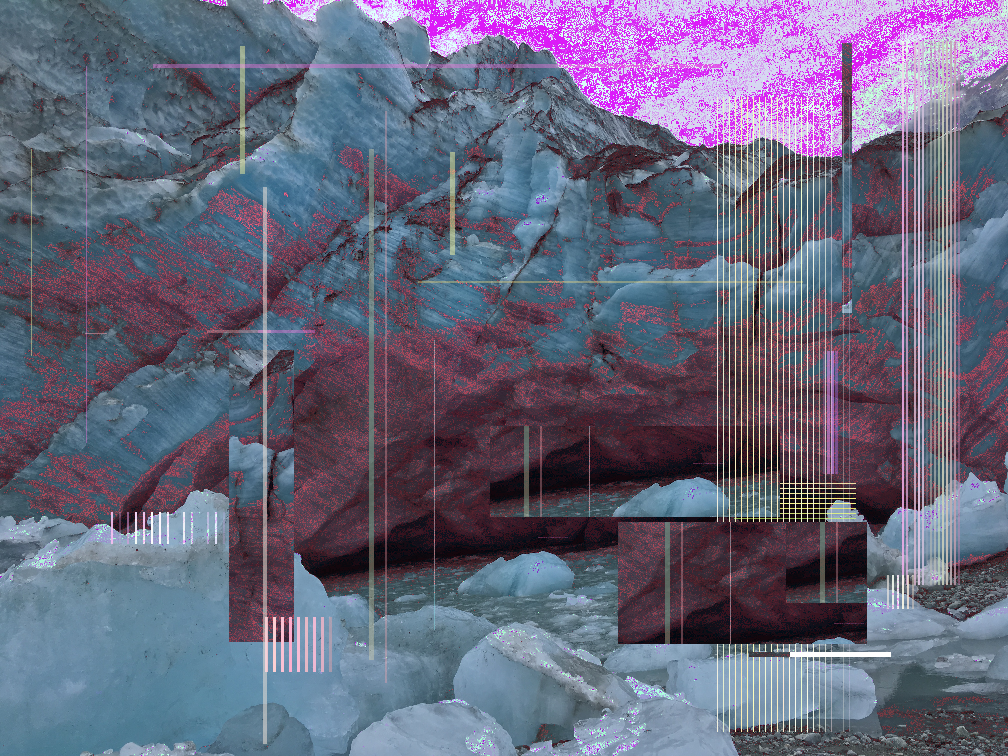
#> input picture glitches/testglitch7.png, 1008 x 756 px
$ python -i glitches.py   (imports and definitions only)
#> lines starting #> are read from the running program, lines starting #| are printed output that depends on the picture; after the words box and inside, x2 and y2 are one past the last pixel; in counts of white or black regions, pixels touching at a corner belong together
import numpy as np
import matplotlib.pyplot as plt
from matplotlib.pyplot import plot
import pandas as pd
import seaborn as sns
from PIL import *
from PIL import ImageDraw
from PIL import ImageFilter
import random
from glitches.glitches import *

'''
add_pix_line(img, n)
add_pixel(img)
add_rainbow(img, max_width=500, max_height=500):
cut_and_paste(img,n):
repeat_pix_line(img, n):
skybo(img):
redshadows(img):
chaos(img):
'''

def choices():
    print(' add_pix_line(img, n) \n add_rainbow(img, max_width=500, max_height=500) \n cut_and_paste(img,n) \n repeat_pix_line(img, n) \n skybo(img) \n redshadows(img) \n chaos(img)')

# [328 lines left out: functions add_pix_line, add_pixel, add_rainbow, cut_and_paste, repeat_pix_line, skybo and 3 more, not called in this run]

>>> from PIL import Image
>>> picture = Image.open('testglitch7.png')
#> picture is the input picture: PIL image 1008x756 RGBA; mean R, G, B, A 99.7, 98.6, 120.8, 248.8
>>> result = skybo(picture)
#> in skybo, `mask = source[B].point(lambda i: i >200 and 255)`:
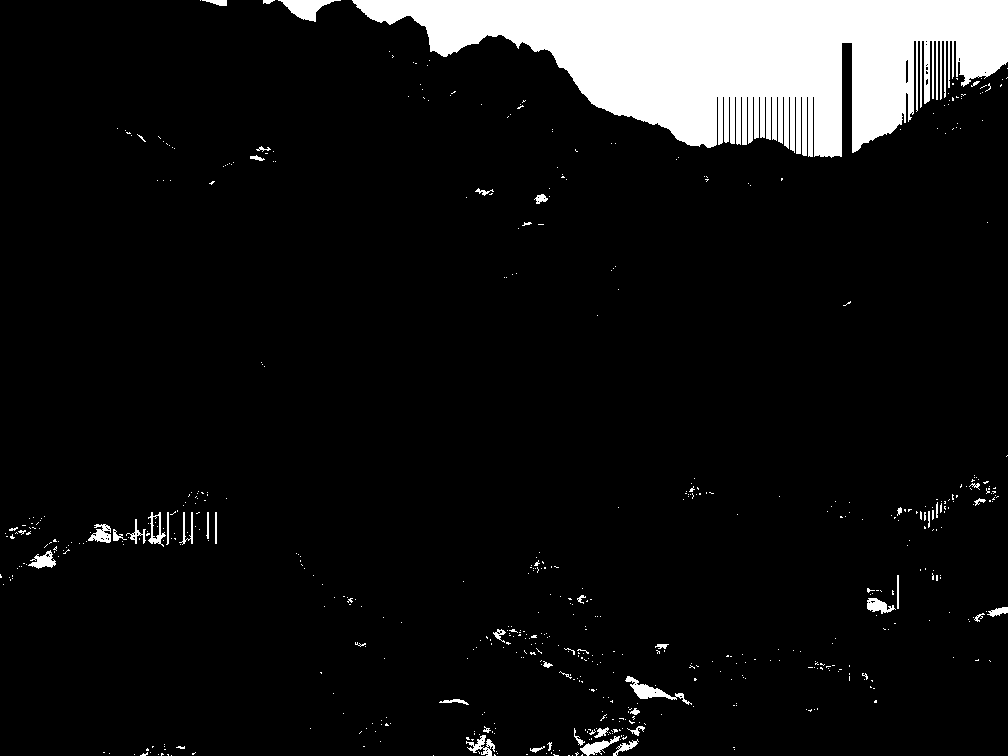
#> mask: PIL image 1008x756 L; 8.6% white; 611 white regions (564 under 20 px), largest, box (x1, y1, x2, y2) and area: (352, 0, 1008, 158) 59406, (278, 0, 341, 22) 639, (625, 676, 692, 705) 494
#> in skybo, `out = source[R].point(lambda i: i + i * random.randint(-1,1)*random.ra..`:
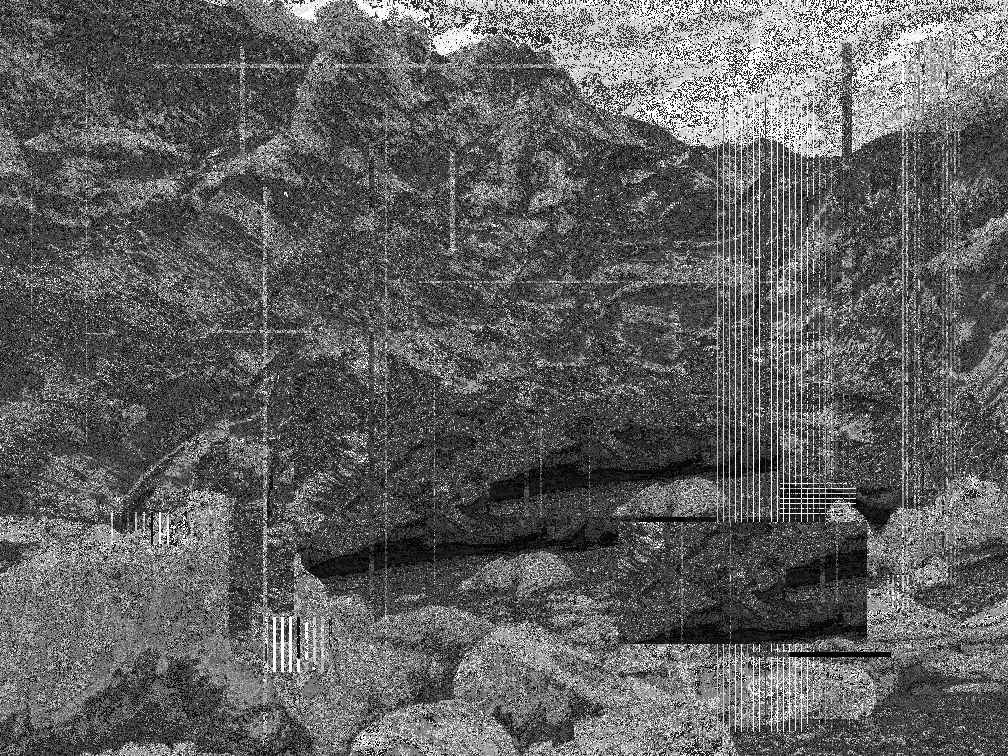
#> out: PIL image 1008x756 L; min 0, max 255, mean 95.6
#> in skybo, `img = Image.merge(img.mode, source)`:
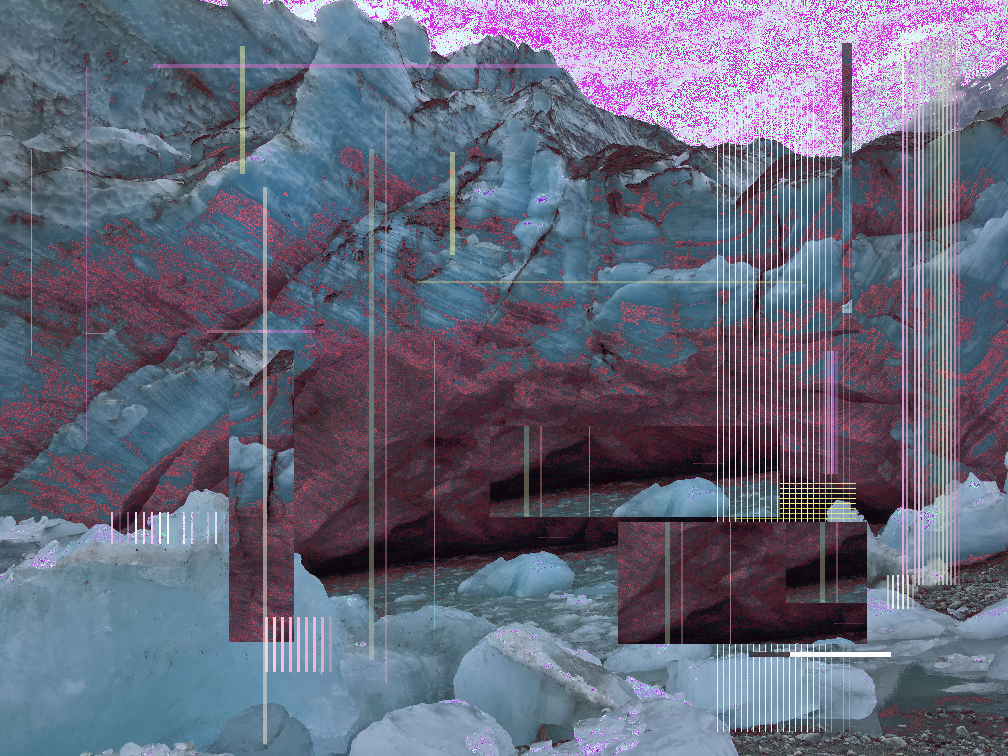
#> img: PIL image 1008x756 RGBA; mean R, G, B, A 99.7, 100.8, 120.8, 248.8; transparent parts drawn white
